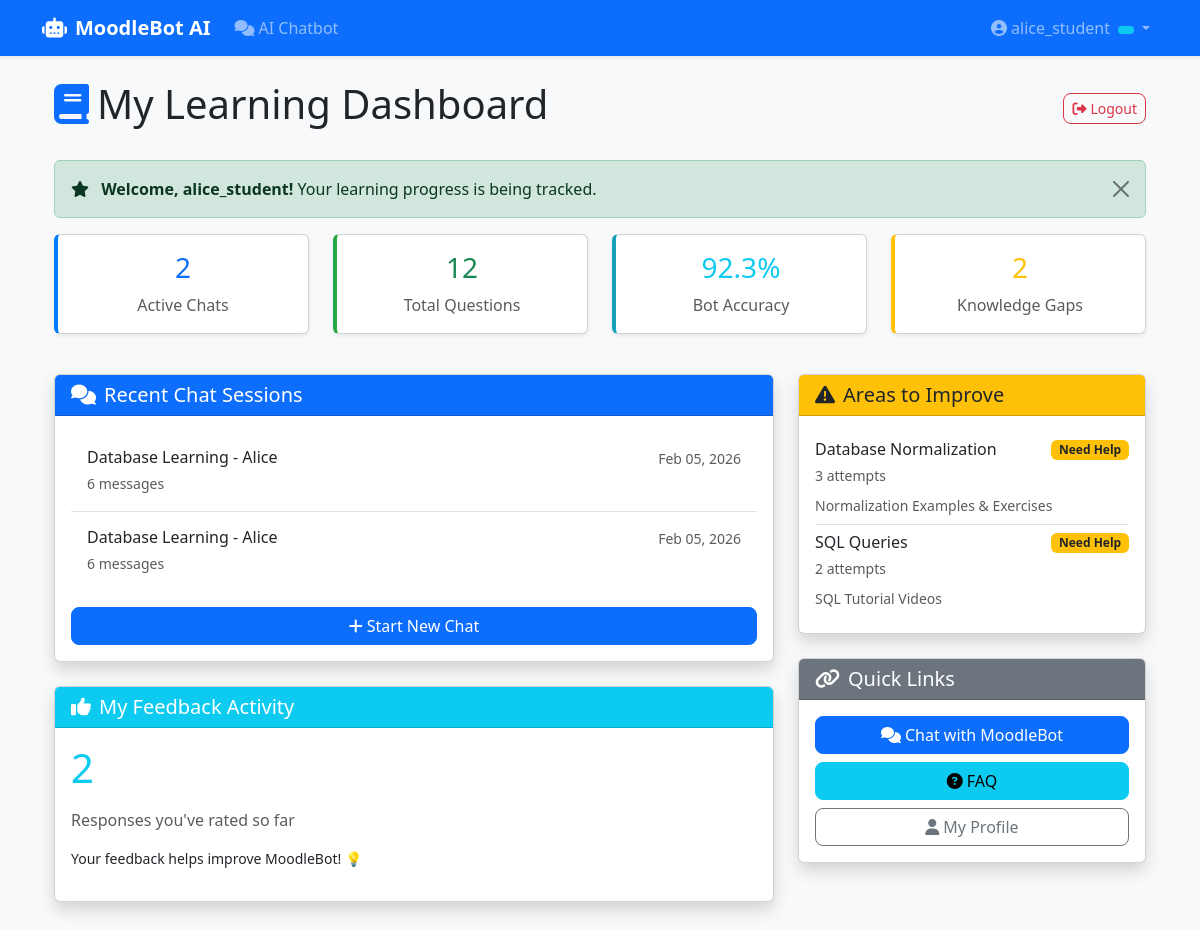
Page / (signed in) on the committed database.
### chat/models.py (models this page shows, shortened)
class ChatSession(models.Model):
    user = models.ForeignKey(
        User,
        on_delete=models.CASCADE,
        related_name='chat_sessions'  # ✅ Unique reverse name
    )
    title = models.CharField(max_length=200, default="Database Chat")
    created_at = models.DateTimeField(auto_now_add=True)
    class Meta:
        ordering = ['-created_at']

### core/models.py (models this page shows, shortened)
class LearningGap(models.Model):
    TOPIC_CHOICES = [
        ('sql', 'SQL Queries'),
        ('normalization', 'Database Normalization'),
        ('joins', 'JOIN Operations'),
        ('indexing', 'Database Indexing'),
        ('transactions', 'Transactions & ACID'),
        ('relationships', 'Table Relationships'),
    ]
    user = models.ForeignKey(User, on_delete=models.CASCADE, related_name='learning_gaps')
    topic = models.CharField(max_length=50, choices=TOPIC_CHOICES)
    incorrect_attempts = models.IntegerField(default=0)
    suggested_resources = models.TextField(blank=True)
    created_at = models.DateTimeField(auto_now_add=True)
    last_mentioned = models.DateTimeField(auto_now=True)
    class Meta:
        unique_together = ('user', 'topic')
        ordering = ['-last_mentioned']

### core/views.py (the view)
# urls.py: path('', views.admin_dashboard, name='dashboard'),
@login_required
def dashboard(request):
    profile = UserProfile.objects.get_or_create(user=request.user)[0]
    if profile.user_type == 'admin':
        return admin_dashboard(request)
    elif profile.user_type == 'teacher':
        return teacher_dashboard(request)
    else:
        return student_dashboard(request)

### templates/core/student_dashboard.html (shortened to what this page needs)
{% extends 'core/base.html' %}
{% block content %}
<div class="container-fluid mt-4">
    <div class="d-flex justify-content-between align-items-center mb-4">
        <h1><i class="fas fa-book me-2 text-primary"></i>My Learning Dashboard</h1>
        <a href="#" onclick="event.preventDefault(); document.getElementById('logout-form').submit();" class="btn btn-outline-danger btn-sm">
            <i class="fas fa-sign-out-alt me-1"></i>Logout
        </a>
    </div>
    <div class="alert alert-success alert-dismissible fade show" role="alert">
        <i class="fas fa-star me-2"></i>
        <strong>Welcome, {{ user.username }}!</strong> Your learning progress is being tracked.
        <button type="button" class="btn-close" data-bs-dismiss="alert"></button>
    </div>
    <div class="row mb-4">
        <div class="col-md-3 mb-3">
            <div class="card shadow-sm border-left-primary">
                <div class="card-body text-center">
                    <h3 class="text-primary">{{ my_sessions|length }}</h3>
                    <p class="text-muted mb-0">Active Chats</p>
                </div>
            </div>
        </div>
        <div class="col-md-3 mb-3">
            <div class="card shadow-sm border-left-success">
                <div class="card-body text-center">
                    <h3 class="text-success">{{ my_messages }}</h3>
                    <p class="text-muted mb-0">Total Questions</p>
                </div>
            </div>
        </div>
        <div class="col-md-3 mb-3">
            <div class="card shadow-sm border-left-info">
                <div class="card-body text-center">
                    <h3 class="text-info">{{ avg_confidence }}%</h3>
                    <p class="text-muted mb-0">Bot Accuracy</p>
                </div>
            </div>
        </div>
        <div class="col-md-3 mb-3">
            <div class="card shadow-sm border-left-warning">
                <div class="card-body text-center">
                    <h3 class="text-warning">{{ learning_gaps|length }}</h3>
                    <p class="text-muted mb-0">Knowledge Gaps</p>
                </div>
            </div>
        </div>
    </div>
    <div class="row">
        <div class="col-lg-8">
            <div class="card shadow mb-4">
                <div class="card-header bg-primary text-white">
                    <h5 class="mb-0"><i class="fas fa-comments me-2"></i>Recent Chat Sessions</h5>
                </div>
                <div class="card-body">
                    {% if my_sessions %}
                        <div class="list-group list-group-flush">
                            {% for session in my_sessions %}
                                <a href="/chat/" class="list-group-item list-group-item-action p-3">
                                    <div class="d-flex justify-content-between">
                                        <div>
                                            <h6 class="mb-1">{{ session.title }}</h6>
                                            <small class="text-muted">{{ session.messages.count }} messages</small>
                                        </div>
                                        <small class="text-muted">{{ session.created_at|date:"M d, Y" }}</small>
                                    </div>
                                </a>
                            {% endfor %}
                        </div>
                        <a href="/chat/" class="btn btn-primary mt-3 w-100">
                            <i class="fas fa-plus me-1"></i>Start New Chat
                        </a>
                    {% else %}
                        <p class="text-muted">No chat sessions yet. <a href="/chat/">Start one now!</a></p>
                    {% endif %}
                </div>
            </div>
            <div class="card shadow mb-4">
                <div class="card-header bg-info text-white">
                    <h5 class="mb-0"><i class="fas fa-thumbs-up me-2"></i>My Feedback Activity</h5>
                </div>
                <div class="card-body">
                    <p class="display-6 text-info">{{ my_feedback }}</p>
                    <p class="text-muted">Responses you've rated so far</p>
                    <p class="small">Your feedback helps improve MoodleBot! 💡</p>
                </div>
            </div>
        </div>
        <div class="col-lg-4">
            <div class="card shadow mb-4">
                <div class="card-header bg-warning text-dark">
                    <h5 class="mb-0"><i class="fas fa-exclamation-triangle me-2"></i>Areas to Improve</h5>
                </div>
                <div class="card-body">
                    {% if learning_gaps %}
                        <div class="list-group list-group-flush">
                            {% for gap in learning_gaps %}
                                <div class="list-group-item px-0">
                                    <div class="d-flex justify-content-between align-items-start">
                                        <div>
                                            <h6 class="mb-1">{{ gap.get_topic_display }}</h6>
                                            <small class="text-muted">{{ gap.incorrect_attempts }} attempts</small>
                                        </div>
                                        <span class="badge bg-warning text-dark">Need Help</span>
                                    </div>
                                    {% if gap.suggested_resources %}
                                        <small class="text-muted d-block mt-2">{{ gap.suggested_resources }}</small>
                                    {% endif %}
                                </div>
                            {% endfor %}
                        </div>
                    {% else %}
                        <p class="text-muted text-center">Great job! No knowledge gaps detected.</p>
                    {% endif %}
                </div>
            </div>
            <div class="card shadow">
                <div class="card-header bg-secondary text-white">
                    <h5 class="mb-0"><i class="fas fa-link me-2"></i>Quick Links</h5>
                </div>
                <div class="card-body">
                    <a href="/chat/" class="btn btn-primary w-100 mb-2">
                        <i class="fas fa-comments me-1"></i>Chat with MoodleBot
                    </a>
                    <a href="{% url 'core:faq_list' %}" class="btn btn-info w-100 mb-2">
                        <i class="fas fa-question-circle me-1"></i>FAQ
                    </a>
                    <a href="{% url 'core:profile' %}" class="btn btn-outline-secondary w-100">
                        <i class="fas fa-user me-1"></i>My Profile
                    </a>
                </div>
            </div>
        </div>
    </div>
</div>
{% endblock %}

### templates/core/base.html (shortened to what this page needs)
<!DOCTYPE html>
<html lang="en">
<head>
    <link href="https://cdn.jsdelivr.net/npm/bootstrap@5.3.0/dist/css/bootstrap.min.css" rel="stylesheet">
    <link href="https://cdnjs.cloudflare.com/ajax/libs/font-awesome/6.4.0/css/all.min.css" rel="stylesheet">
</head>
<body>
    <nav class="navbar navbar-expand-lg navbar-dark bg-primary shadow-sm">
        <div class="container">
            <a class="navbar-brand fw-bold" href="{% url 'core:dashboard' %}">
                <i class="fas fa-robot me-2"></i>MoodleBot AI
            </a>
            <div class="collapse navbar-collapse" id="navbarNav">
                <ul class="navbar-nav me-auto">
                    <li class="nav-item">
                        <a class="nav-link" href="/chat/">
                            <i class="fas fa-comments me-1"></i>AI Chatbot
                        </a>
                    </li>
                </ul>
                <ul class="navbar-nav">
                    {% if user.is_authenticated %}
                    <li class="nav-item dropdown">
                        <a class="nav-link dropdown-toggle" href="#" role="button" data-bs-toggle="dropdown">
                            <i class="fas fa-user-circle me-1"></i>{{ user.username }}
                            <span class="badge {% if user.user_type == 'admin' %}bg-danger{% elif user.user_type == 'teacher' %}bg-warning{% else %}bg-info{% endif %} ms-1">
                            </span>
                        </a>
                    </li>
                    {% else %}
                    <li class="nav-item">
                        <a class="nav-link btn btn-outline-light" href="{% url 'core:login' %}">
                            <i class="fas fa-sign-in-alt me-1"></i>Login
                        </a>
                    </li>
                    {% endif %}
                </ul>
            </div>
        </div>
    </nav>
    <div class="container mt-4 mb-5">
        {% block content %}{% endblock %}
    </div>
</body>
</html>

### templates/core/base.html (style rules this page uses)
:root { --primary: #0d6efd; --success: #198754; --info: #0dcaf0; }
.navbar-brand { font-weight: 700 !important; }
.card { transition: transform 0.2s; }
.btn { border-radius: 8px; }
body { background-color: #f8f9fa; }

### templates/core/student_dashboard.html (style rules this page uses)
.border-left-primary { border-left: 4px solid #007bff !important; }
.border-left-success { border-left: 4px solid #28a745 !important; }
.border-left-info { border-left: 4px solid #17a2b8 !important; }
.border-left-warning { border-left: 4px solid #ffc107 !important; }

### rows in the picture
ChatSession: title "Database Learning - Alice", messages.count "6", created_at "Feb 05, 2026"
ChatSession: title "Database Learning - Alice", messages.count "6", created_at "Feb 05, 2026"
LearningGap: topic "Database Normalization", incorrect_attempts "3", suggested_resources "Normalization Examples & Exercises"
LearningGap: topic "SQL Queries", incorrect_attempts "2", suggested_resources "SQL Tutorial Videos"

### other values in the picture
{{ user.username }} "alice_student"
{{ my_sessions|length }} "2"
{{ my_messages }} "12"
{{ avg_confidence }} "92.3"
{{ learning_gaps|length }} "2"
{{ my_feedback }} "2"
